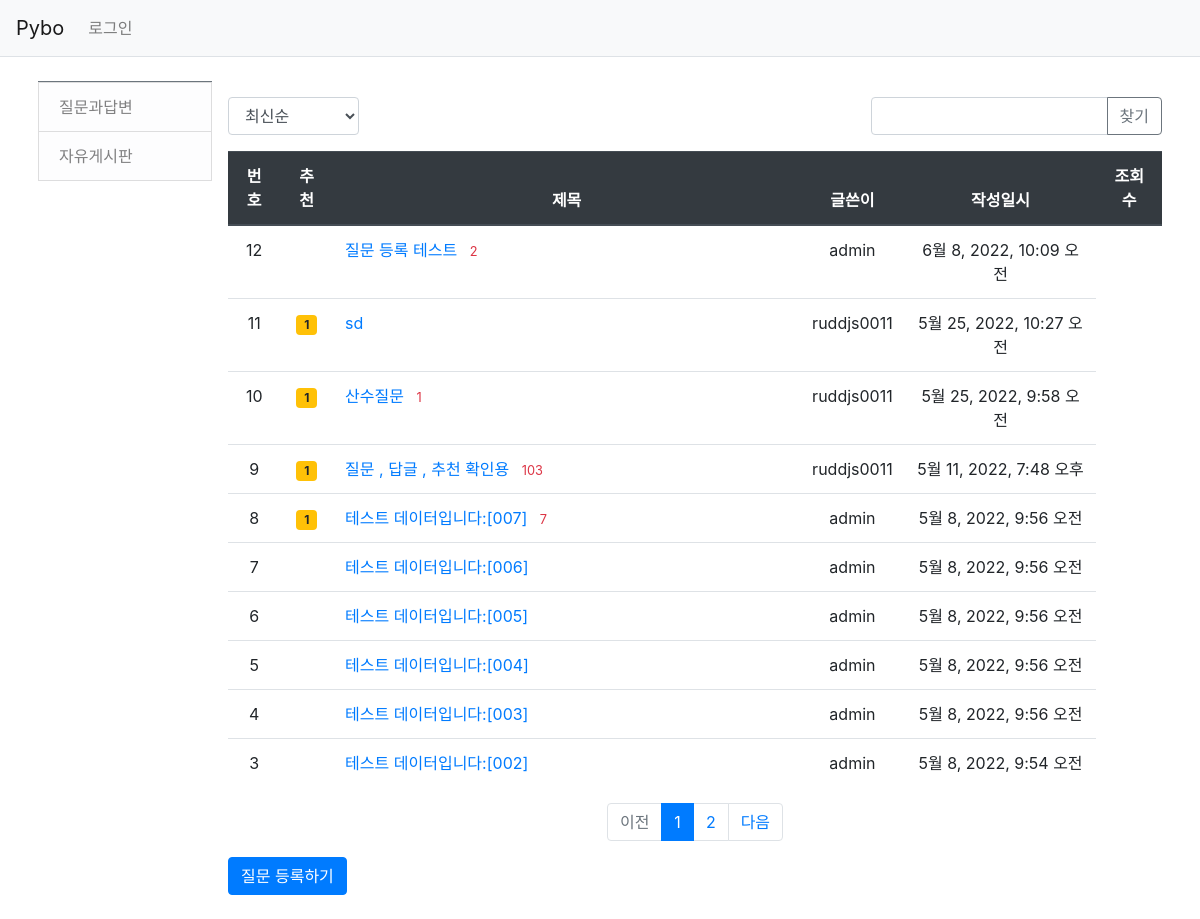
Screenshot of /pybo/ with the database file from the repository.
### pybo/models.py (models this page shows, shortened)
class Question(models.Model):
    author = models.ForeignKey(User, on_delete=models.CASCADE, related_name='author_question')
    subject = models.CharField(max_length=200)
    content = models.TextField()
    create_date = models.DateTimeField()
    modify_date = models.DateTimeField(null=True, blank=True)
    voter = models.ManyToManyField(User, related_name='voter_question')

### pybo/views/base_views.py (the view, shortened to what this page needs)
# urls.py: path('', base_views.index, name='index'),  # '/' 에 해당되는 path
def index(request):
    page = request.GET.get('page', '1')  # 페이지
    kw = request.GET.get('kw', '')  # 검색어
    so = request.GET.get('so', 'recent')  # 정렬기준
    if so == 'recommend':
        question_list = Question.objects.annotate(num_voter=Count('voter')).order_by('-num_voter', '-create_date')
    elif so == 'popular':
        question_list = Question.objects.annotate(num_answer=Count('answer')).order_by('-num_answer', '-create_date')
    else:
        question_list = Question.objects.order_by('-create_date')
    paginator = Paginator(question_list, 10)  # 페이지당 10개식 보여주기
    page_obj = paginator.get_page(page)
    max_index = len(paginator.page_range)
    context = {'question_list': page_obj, 'max_index': max_index, 'page': page, 'kw': kw, 'so': so}
    return render(request, 'pybo/question_list.html', context)

### pybo/templatetags/pybo_filter.py (called while the page is built)
@register.filter
def sub(value, arg):
    return value - arg

### templates/pybo/question_list.html (shortened to what this page needs)
{% extends 'base.html' %}
{% load pybo_filter %}
{% block content %}
<div class="container my-3">
    <div class="row">
        <div class="col-sm-12 col-md-3 col-lg-2 p-2">
            <nav id="sidebar" class="border-top border-secondary">
                <div class="list-group">
                    <a class="rounded-0 list-group-item list-group-item-action list-group-item-light {% if category.name == 'qna'  %}active{% endif %}" href="#">질문과답변</a>
                    <a class="rounded-0 list-group-item list-group-item-action list-group-item-light {% if category.name == 'free' %}active{% endif %}" href="#">자유게시판</a>
                </div>
            </nav>
        </div>
        <div class="col-sm-12 col-md-9 col-lg-10 p-2">
    <div class="row justify-content-between my-3">
        <div class="col-2">
            <select class="form-control so">
                <option value="recent" {% if so == 'recent' %}selected{% endif %}>최신순</option>
            </select>
        </div>
        <div class="col-4 input-group">
            <input type="text" class="form-control kw" value="{{ kw|default_if_none:'' }}">
            <div class="input-group-append">
                <button class="btn btn-outline-secondary" type="button" id="btn_search">찾기</button>
            </div>
        </div>
    </div>
    <table class="table">
        <thead>
            <tr class="text-center thead-dark">
                <th>번호</th>
                <th>추천</th>
                <th style="width:50%">제목</th>
                <th>글쓴이</th>
                <th>작성일시</th>
                <th>조회수</th>
            </tr>
        </thead>
        <tbody>
        {% if question_list %}
        {% for question in question_list %}
        <tr class="text-center">
            <td>
                {{ question_list.paginator.count|sub:question_list.start_index|sub:forloop.counter0|add:1 }}
            </td>
            <td>
                {% if question.voter.all.count > 0 %}
                <span class="badge badge-warning px-2 py-1">{{ question.voter.all.count }}</span>
                {% endif %}
            </td>
            <td class="text-left">
                <a href="{% url 'pybo:detail' question.id %}">{{ question.subject }}</a>
                {% if question.answer_set.count > 0 %}
                <span class="text-danger small ml-2">{{ question.answer_set.count }}</span>
                {% endif %}
            </td>
            <td>{{ question.author.username }}</td>
            <td>{{ question.create_date }}</td>
        </tr>
        {% endfor %}
        {% else %}
        <tr>
            <td colspan="3">질문이 없습니다.</td>
        </tr>
        {% endif %}
        </tbody>
    </table>
    <ul class="pagination justify-content-center">
        {% if question_list.has_previous %}
        <li class="page-item">
            <a class="page-link" data-page="{{ question_list.previous_page_number }}" href="#">이전</a>
        </li>
        {% else %}
        <li class="page-item disabled">
            <a class="page-link" tabindex="-1" aria-disabled="true" href="#">이전</a>
        </li>
        {% endif %}
        {% for page_number in question_list.paginator.page_range %}
            {% if page_number >= question_list.number|add:-5 and page_number <= question_list.number|add:5 %}
                {% if page_number == question_list.number %}
                <li class="page-item active" aria-current="page">
                    <a class="page-link" data-page="{{ page_number }}" href="#">{{ page_number }}</a>
                </li>
                {% else %}
                <li class="page-item">
                    <a class="page-link" data-page="{{ page_number }}" href="#">{{ page_number }}</a>
                </li>
                {% endif %}
            {% endif %}
        {% endfor %}
        {% if question_list.has_next %}
        <li class="page-item">
             <a class="page-link" data-page="{{ question_list.next_page_number }}" href="#">다음</a>
        </li>
        {% else %}
        <li class="page-item disabled">
            <a class="page-link" tabindex="-1" aria-disabled="true" href="#">다음</a>
        </li>
        {% endif %}
    </ul>
    <a href="{% url 'pybo:question_create' %}" class="btn btn-primary">질문 등록하기</a>
</div>
{% endblock %}

### rows the page displays
Question: paginator.count|sub "12", subject "질문 등록 테스트", answer_set.count "2", author.username "admin", create_date "6월 8, 2022, 10:09 오전"
Question: paginator.count|sub "11", voter.all.count "1", subject "sd", author.username "ruddjs0011", create_date "5월 25, 2022, 10:27 오전"
Question: paginator.count|sub "10", voter.all.count "1", subject "산수질문", answer_set.count "1", author.username "ruddjs0011", create_date "5월 25, 2022, 9:58 오전"
Question: paginator.count|sub "9", voter.all.count "1", subject "질문 , 답글 , 추천 확인용", answer_set.count "103", author.username "ruddjs0011", create_date "5월 11, 2022, 7:48 오후"
Question: paginator.count|sub "8", voter.all.count "1", subject "테스트 데이터입니다:[007]", answer_set.count "7", author.username "admin", create_date "5월 8, 2022, 9:56 오전"
Question: paginator.count|sub "7", subject "테스트 데이터입니다:[006]", author.username "admin", create_date "5월 8, 2022, 9:56 오전"
Question: paginator.count|sub "6", subject "테스트 데이터입니다:[005]", author.username "admin", create_date "5월 8, 2022, 9:56 오전"
Question: paginator.count|sub "5", subject "테스트 데이터입니다:[004]", author.username "admin", create_date "5월 8, 2022, 9:56 오전"
Question: paginator.count|sub "4", subject "테스트 데이터입니다:[003]", author.username "admin", create_date "5월 8, 2022, 9:56 오전"
Question: paginator.count|sub "3", subject "테스트 데이터입니다:[002]", author.username "admin", create_date "5월 8, 2022, 9:54 오전"

### other values shown
{{ page_number }} "1"
{{ page_number }} "2"
